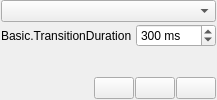
  <widget class="OBSDock" name="transitionsDock">
   <property name="features">
    <set>QDockWidget::DockWidgetClosable|QDockWidget::DockWidgetFloatable|QDockWidget::DockWidgetMovable</set>
   </property>
   <property name="windowTitle">
    <string>Basic.SceneTransitions</string>
   </property>
   <attribute name="dockWidgetArea">
    <number>8</number>
   </attribute>
   <widget class="QWidget" name="dockWidgetContents_5">
    <layout class="QVBoxLayout" name="verticalLayout_3">
     <property name="spacing">
      <number>0</number>
     </property>
     <property name="leftMargin">
      <number>1</number>
     </property>
     <property name="topMargin">
      <number>0</number>
     </property>
     <property name="rightMargin">
      <number>1</number>
     </property>
     <property name="bottomMargin">
      <number>1</number>
     </property>
     <item>
      <widget class="QFrame" name="transitionsFrame">
       <layout class="QVBoxLayout" name="verticalLayout_8">
        <property name="spacing">
         <number>2</number>
        </property>
        <property name="leftMargin">
         <number>0</number>
        </property>
        <property name="topMargin">
         <number>0</number>
        </property>
        <property name="rightMargin">
         <number>0</number>
        </property>
        <property name="bottomMargin">
         <number>0</number>
        </property>
        <item>
         <widget class="QComboBox" name="transitions">
          <property name="minimumSize">
           <size>
            <width>120</width>
            <height>0</height>
           </size>
          </property>
          <property name="accessibleName">
           <string>Transition</string>
          </property>
         </widget>
        </item>
        <item>
         <layout class="QHBoxLayout" name="horizontalLayout_3">
          <property name="spacing">
           <number>4</number>
          </property>
          <item>
           <widget class="QLabel" name="transitionDurationLabel">
            <property name="sizePolicy">
             <sizepolicy hsizetype="Maximum" vsizetype="Preferred">
              <horstretch>0</horstretch>
              <verstretch>0</verstretch>
             </sizepolicy>
            </property>
            <property name="text">
             <string>Basic.TransitionDuration</string>
            </property>
            <property name="buddy">
             <cstring>transitionDuration</cstring>
            </property>
           </widget>
          </item>
          <item>
           <widget class="QSpinBox" name="transitionDuration">
            <property name="accessibleName">
             <string>Basic.TransitionDuration</string>
            </property>
            <property name="suffix">
             <string> ms</string>
            </property>
            <property name="minimum">
             <number>50</number>
            </property>
            <property name="maximum">
             <number>20000</number>
            </property>
            <property name="singleStep">
             <number>50</number>
            </property>
            <property name="value">
             <number>300</number>
            </property>
           </widget>
          </item>
         </layout>
        </item>
        <item>
         <spacer name="verticalSpacer">
          <property name="orientation">
           <enum>Qt::Vertical</enum>
          </property>
          <property name="sizeHint" stdset="0">
           <size>
            <width>0</width>
            <height>0</height>
           </size>
          </property>
         </spacer>
        </item>
        <item>
         <layout class="QHBoxLayout" name="horizontalLayout_4">
          <property name="spacing">
           <number>1</number>
          </property>
          <item>
           <spacer name="horizontalSpacer">
            <property name="orientation">
             <enum>Qt::Horizontal</enum>
            </property>
            <property name="sizeType">
             <enum>QSizePolicy::Expanding</enum>
            </property>
            <property name="sizeHint" stdset="0">
             <size>
              <width>40</width>
              <height>20</height>
             </size>
            </property>
           </spacer>
          </item>
          <item>
           <widget class="QPushButton" name="transitionAdd">
            <property name="sizePolicy">
             <sizepolicy hsizetype="Maximum" vsizetype="Maximum">
              <horstretch>0</horstretch>
              <verstretch>0</verstretch>
             </sizepolicy>
            </property>
            <property name="toolTip">
             <string>Basic.AddTransition</string>
            </property>
            <property name="accessibleName">
             <string>Basic.AddTransition</string>
            </property>
            <property name="text">
             <string notr="true"/>
            </property>
            <property name="icon">
             <iconset resource="obs.qrc">
              <normaloff>:/res/images/plus.svg</normaloff>:/res/images/plus.svg</iconset>
            </property>
            <property name="flat">
             <bool>false</bool>
            </property>
            <property name="class" stdset="0">
             <string notr="true">btn-tool icon-plus</string>
            </property>
           </widget>
          </item>
          <item>
           <widget class="QPushButton" name="transitionRemove">
            <property name="sizePolicy">
             <sizepolicy hsizetype="Maximum" vsizetype="Maximum">
              <horstretch>0</horstretch>
              <verstretch>0</verstretch>
             </sizepolicy>
            </property>
            <property name="toolTip">
             <string>Basic.RemoveTransition</string>
            </property>
            <property name="accessibleName">
             <string>Basic.RemoveTransition</string>
            </property>
            <property name="text">
             <string notr="true"/>
            </property>
            <property name="icon">
             <iconset resource="obs.qrc">
              <normaloff>:/res/images/minus.svg</normaloff>:/res/images/minus.svg</iconset>
            </property>
            <property name="flat">
             <bool>false</bool>
            </property>
            <property name="class" stdset="0">
             <string notr="true">btn-tool icon-trash</string>
            </property>
           </widget>
          </item>
          <item>
           <widget class="QPushButton" name="transitionProps">
            <property name="sizePolicy">
             <sizepolicy hsizetype="Maximum" vsizetype="Maximum">
              <horstretch>0</horstretch>
              <verstretch>0</verstretch>
             </sizepolicy>
            </property>
            <property name="toolTip">
             <string>Basic.TransitionProperties</string>
            </property>
            <property name="accessibleName">
             <string>Basic.TransitionProperties</string>
            </property>
            <property name="text">
             <string notr="true"/>
            </property>
            <property name="icon">
             <iconset resource="obs.qrc">
              <normaloff>:/settings/images/settings/general.svg</normaloff>:/settings/images/settings/general.svg</iconset>
            </property>
            <property name="flat">
             <bool>false</bool>
            </property>
            <property name="class" stdset="0">
             <string notr="true">btn-tool icon-dots-vert</string>
            </property>
           </widget>
          </item>
         </layout>
        </item>
       </layout>
      </widget>
     </item>
    </layout>
   </widget>
  </widget>
